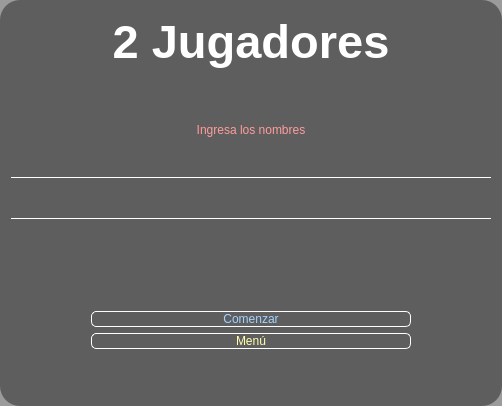
              <widget class="QWidget" name="dos">
               <property name="styleSheet">
                <string notr="true">QWidget {
	background-color: rgba(0, 0, 0, 100); 
	border-radius:20px;
}

QPushButton {
	font: 87 20pt &quot;Txt&quot;;
	background-color: #000000ff;
	border-radius: 5px;
	border: 1px solid white;
}

QPushButton:hover {
	background-color: black;
}</string>
               </property>
               <layout class="QVBoxLayout" name="verticalLayout_12">
                <item>
                 <widget class="QLabel" name="label_21">
                  <property name="minimumSize">
                   <size>
                    <width>480</width>
                    <height>60</height>
                   </size>
                  </property>
                  <property name="maximumSize">
                   <size>
                    <width>16777215</width>
                    <height>60</height>
                   </size>
                  </property>
                  <property name="font">
                   <font>
                    <family>MS Sans Serif</family>
                    <pointsize>35</pointsize>
                    <italic>false</italic>
                    <bold>true</bold>
                   </font>
                  </property>
                  <property name="layoutDirection">
                   <enum>Qt::RightToLeft</enum>
                  </property>
                  <property name="styleSheet">
                   <string notr="true">font: 700 35pt &quot;MS Sans Serif&quot;;
color: rgb(255, 255, 255);
background-color: #000000ff;
</string>
                  </property>
                  <property name="text">
                   <string>2 Jugadores</string>
                  </property>
                  <property name="alignment">
                   <set>Qt::AlignCenter</set>
                  </property>
                 </widget>
                </item>
                <item>
                 <spacer name="verticalSpacer_13">
                  <property name="orientation">
                   <enum>Qt::Vertical</enum>
                  </property>
                  <property name="sizeHint" stdset="0">
                   <size>
                    <width>20</width>
                    <height>46</height>
                   </size>
                  </property>
                 </spacer>
                </item>
                <item>
                 <widget class="QLabel" name="label_20">
                  <property name="maximumSize">
                   <size>
                    <width>16777215</width>
                    <height>40</height>
                   </size>
                  </property>
                  <property name="styleSheet">
                   <string notr="true">font: 87 20pt &quot;Txt&quot;;
color: rgb(255, 156, 156);
background-color: #000000ff;

	</string>
                  </property>
                  <property name="text">
                   <string>Ingresa los nombres</string>
                  </property>
                  <property name="alignment">
                   <set>Qt::AlignCenter</set>
                  </property>
                 </widget>
                </item>
                <item>
                 <widget class="QTextEdit" name="in_nombre">
                  <property name="sizePolicy">
                   <sizepolicy hsizetype="Expanding" vsizetype="Expanding">
                    <horstretch>0</horstretch>
                    <verstretch>0</verstretch>
                   </sizepolicy>
                  </property>
                  <property name="minimumSize">
                   <size>
                    <width>0</width>
                    <height>34</height>
                   </size>
                  </property>
                  <property name="maximumSize">
                   <size>
                    <width>16777215</width>
                    <height>35</height>
                   </size>
                  </property>
                  <property name="styleSheet">
                   <string notr="true">font: 87 20pt &quot;Txt&quot;;
color: rgb(255, 255, 255);
background-color: #000000ff;
border: none;
border-bottom: 1px solid white;</string>
                  </property>
                  <property name="verticalScrollBarPolicy">
                   <enum>Qt::ScrollBarAlwaysOff</enum>
                  </property>
                  <property name="html">
                   <string>&lt;!DOCTYPE HTML PUBLIC &quot;-//W3C//DTD HTML 4.0//EN&quot; &quot;http://www.w3.org/TR/REC-html40/strict.dtd&quot;&gt;
&lt;html&gt;&lt;head&gt;&lt;meta name=&quot;qrichtext&quot; content=&quot;1&quot; /&gt;&lt;meta charset=&quot;utf-8&quot; /&gt;&lt;style type=&quot;text/css&quot;&gt;
p, li { white-space: pre-wrap; }
hr { height: 1px; border-width: 0; }
li.unchecked::marker { content: &quot;\2610&quot;; }
li.checked::marker { content: &quot;\2612&quot;; }
&lt;/style&gt;&lt;/head&gt;&lt;body style=&quot; font-family:'Txt'; font-size:20pt; font-weight:87; font-style:normal;&quot;&gt;
&lt;p style=&quot;-qt-paragraph-type:empty; margin-top:0px; margin-bottom:0px; margin-left:0px; margin-right:0px; -qt-block-indent:0; text-indent:0px;&quot;&gt;&lt;br /&gt;&lt;/p&gt;&lt;/body&gt;&lt;/html&gt;</string>
                  </property>
                 </widget>
                </item>
                <item>
                 <widget class="QTextEdit" name="in_nombre_2">
                  <property name="sizePolicy">
                   <sizepolicy hsizetype="Expanding" vsizetype="Expanding">
                    <horstretch>0</horstretch>
                    <verstretch>0</verstretch>
                   </sizepolicy>
                  </property>
                  <property name="minimumSize">
                   <size>
                    <width>0</width>
                    <height>34</height>
                   </size>
                  </property>
                  <property name="maximumSize">
                   <size>
                    <width>16777215</width>
                    <height>35</height>
                   </size>
                  </property>
                  <property name="styleSheet">
                   <string notr="true">font: 87 20pt &quot;Txt&quot;;
color: rgb(255, 255, 255);
background-color: #000000ff;
border: none;
border-bottom: 1px solid white;</string>
                  </property>
                  <property name="verticalScrollBarPolicy">
                   <enum>Qt::ScrollBarAlwaysOff</enum>
                  </property>
                  <property name="html">
                   <string>&lt;!DOCTYPE HTML PUBLIC &quot;-//W3C//DTD HTML 4.0//EN&quot; &quot;http://www.w3.org/TR/REC-html40/strict.dtd&quot;&gt;
&lt;html&gt;&lt;head&gt;&lt;meta name=&quot;qrichtext&quot; content=&quot;1&quot; /&gt;&lt;meta charset=&quot;utf-8&quot; /&gt;&lt;style type=&quot;text/css&quot;&gt;
p, li { white-space: pre-wrap; }
hr { height: 1px; border-width: 0; }
li.unchecked::marker { content: &quot;\2610&quot;; }
li.checked::marker { content: &quot;\2612&quot;; }
&lt;/style&gt;&lt;/head&gt;&lt;body style=&quot; font-family:'Txt'; font-size:20pt; font-weight:87; font-style:normal;&quot;&gt;
&lt;p style=&quot;-qt-paragraph-type:empty; margin-top:0px; margin-bottom:0px; margin-left:0px; margin-right:0px; -qt-block-indent:0; text-indent:0px;&quot;&gt;&lt;br /&gt;&lt;/p&gt;&lt;/body&gt;&lt;/html&gt;</string>
                  </property>
                 </widget>
                </item>
                <item>
                 <widget class="QLabel" name="label_22">
                  <property name="minimumSize">
                   <size>
                    <width>0</width>
                    <height>34</height>
                   </size>
                  </property>
                  <property name="maximumSize">
                   <size>
                    <width>16777215</width>
                    <height>40</height>
                   </size>
                  </property>
                  <property name="styleSheet">
                   <string notr="true">font: 87 20pt &quot;Txt&quot;;
color: rgb(255, 156, 156);
background-color: #000000ff;</string>
                  </property>
                  <property name="text">
                   <string/>
                  </property>
                  <property name="alignment">
                   <set>Qt::AlignCenter</set>
                  </property>
                 </widget>
                </item>
                <item>
                 <spacer name="verticalSpacer_14">
                  <property name="orientation">
                   <enum>Qt::Vertical</enum>
                  </property>
                  <property name="sizeHint" stdset="0">
                   <size>
                    <width>20</width>
                    <height>46</height>
                   </size>
                  </property>
                 </spacer>
                </item>
                <item>
                 <layout class="QHBoxLayout" name="horizontalLayout_15">
                  <item>
                   <spacer name="horizontalSpacer_26">
                    <property name="orientation">
                     <enum>Qt::Horizontal</enum>
                    </property>
                    <property name="sizeHint" stdset="0">
                     <size>
                      <width>40</width>
                      <height>20</height>
                     </size>
                    </property>
                   </spacer>
                  </item>
                  <item>
                   <layout class="QVBoxLayout" name="verticalLayout_11">
                    <item>
                     <widget class="QPushButton" name="play_4">
                      <property name="minimumSize">
                       <size>
                        <width>320</width>
                        <height>0</height>
                       </size>
                      </property>
                      <property name="maximumSize">
                       <size>
                        <width>320</width>
                        <height>16777215</height>
                       </size>
                      </property>
                      <property name="styleSheet">
                       <string notr="true">color: rgb(165, 210, 255);</string>
                      </property>
                      <property name="text">
                       <string>Comenzar</string>
                      </property>
                     </widget>
                    </item>
                    <item>
                     <widget class="QPushButton" name="menu_2p">
                      <property name="minimumSize">
                       <size>
                        <width>320</width>
                        <height>0</height>
                       </size>
                      </property>
                      <property name="maximumSize">
                       <size>
                        <width>320</width>
                        <height>16777215</height>
                       </size>
                      </property>
                      <property name="styleSheet">
                       <string notr="true">color: rgb(255, 255, 175)</string>
                      </property>
                      <property name="text">
                       <string>Menú</string>
                      </property>
                     </widget>
                    </item>
                   </layout>
                  </item>
                  <item>
                   <spacer name="horizontalSpacer_27">
                    <property name="orientation">
                     <enum>Qt::Horizontal</enum>
                    </property>
                    <property name="sizeHint" stdset="0">
                     <size>
                      <width>40</width>
                      <height>20</height>
                     </size>
                    </property>
                   </spacer>
                  </item>
                 </layout>
                </item>
                <item>
                 <spacer name="verticalSpacer_15">
                  <property name="orientation">
                   <enum>Qt::Vertical</enum>
                  </property>
                  <property name="sizeHint" stdset="0">
                   <size>
                    <width>20</width>
                    <height>46</height>
                   </size>
                  </property>
                 </spacer>
                </item>
               </layout>
              </widget>
